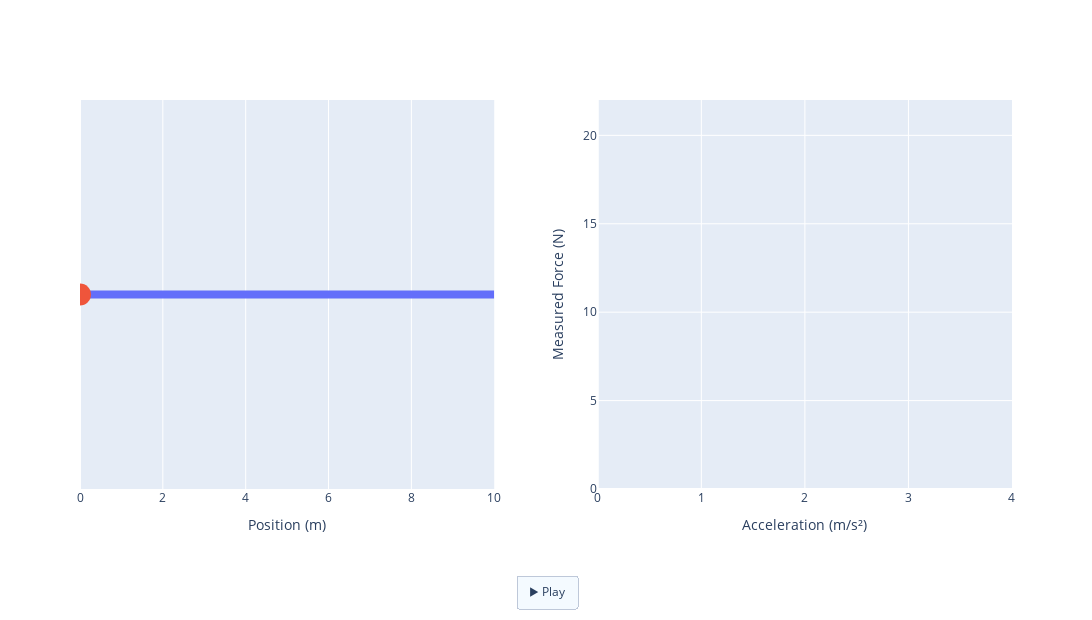

The code cell stored with this chart in its notebook:
### Code cell
# Step 2: Run the experiment
show_plot()

### Figure 1 — Plotly figure (JSON) as saved in the notebook; plotly's stock layout.template omitted (floating-point values rounded to 4 significant figures)
{"data": [{"line": {"width": 8}, "mode": "lines", "type": "scatter", "x": [0, 10], "y": [0, 0]}, {"marker": {"size": 22}, "mode": "markers", "type": "scatter", "x": [0], "y": [0]}, {"mode": "markers", "type": "scatter", "x": [], "xaxis": "x2", "y": [], "yaxis": "y2"}], "layout": {"grid": {"columns": 2, "pattern": "independent", "rows": 1}, "height": 620, "showlegend": false, "updatemenus": [{"buttons": [{"args": [null, {"frame": {"duration": 40, "redraw": true}, "fromcurrent": false, "transition": {"duration": 0}}], "label": "▶ Play", "method": "animate"}], "type": "buttons", "x": 0.5, "xanchor": "center", "y": -0.22}], "width": 1100, "xaxis": {"range": [0, 10], "title": {"text": "Position (m)"}}, "xaxis2": {"fixedrange": true, "range": [0, 4], "title": {"text": "Acceleration (m/s²)"}}, "yaxis": {"visible": false}, "yaxis2": {"fixedrange": true, "range": [0, 22], "title": {"text": "Measured Force (N)"}}}}
